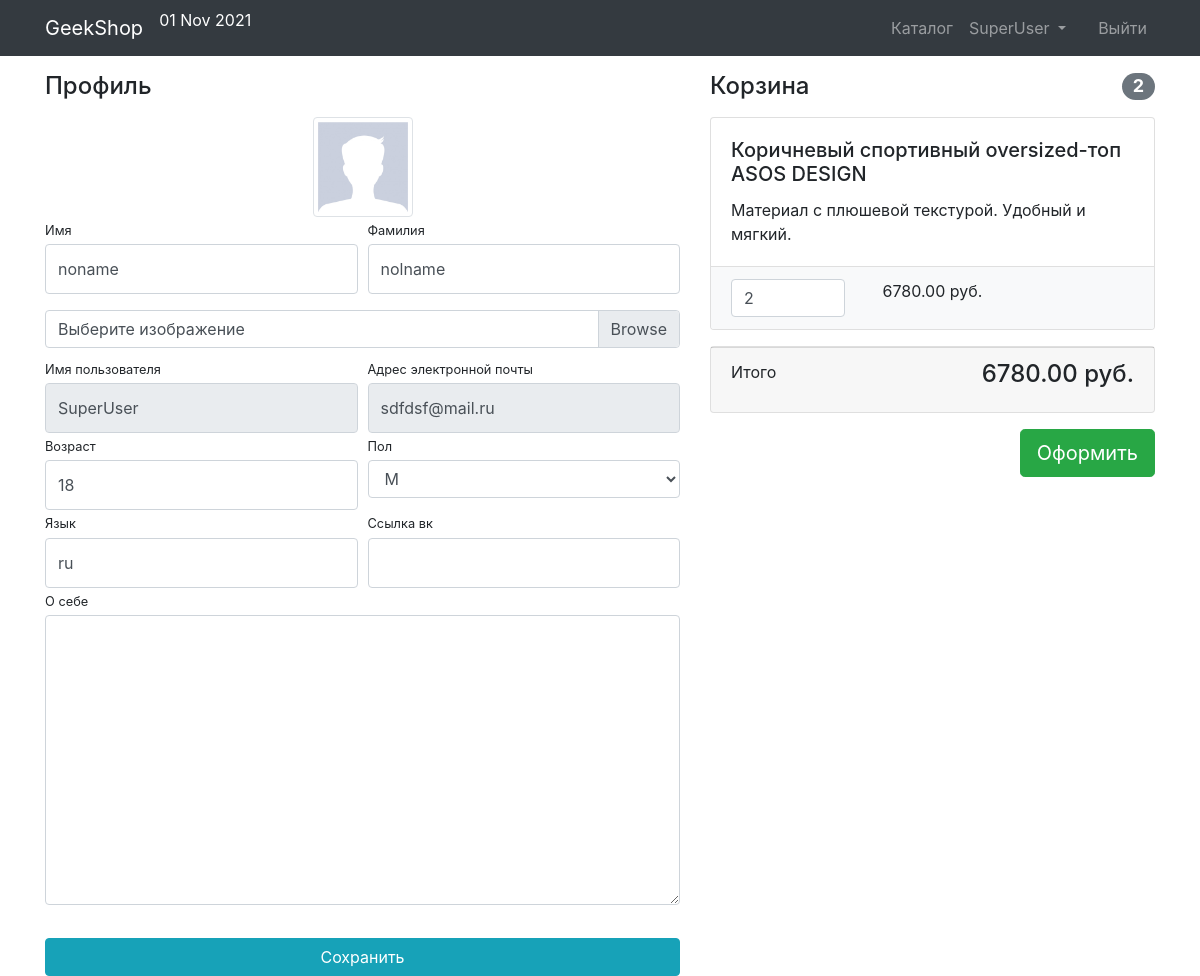
Before: /users/profile/ (signed in) with the older database file.
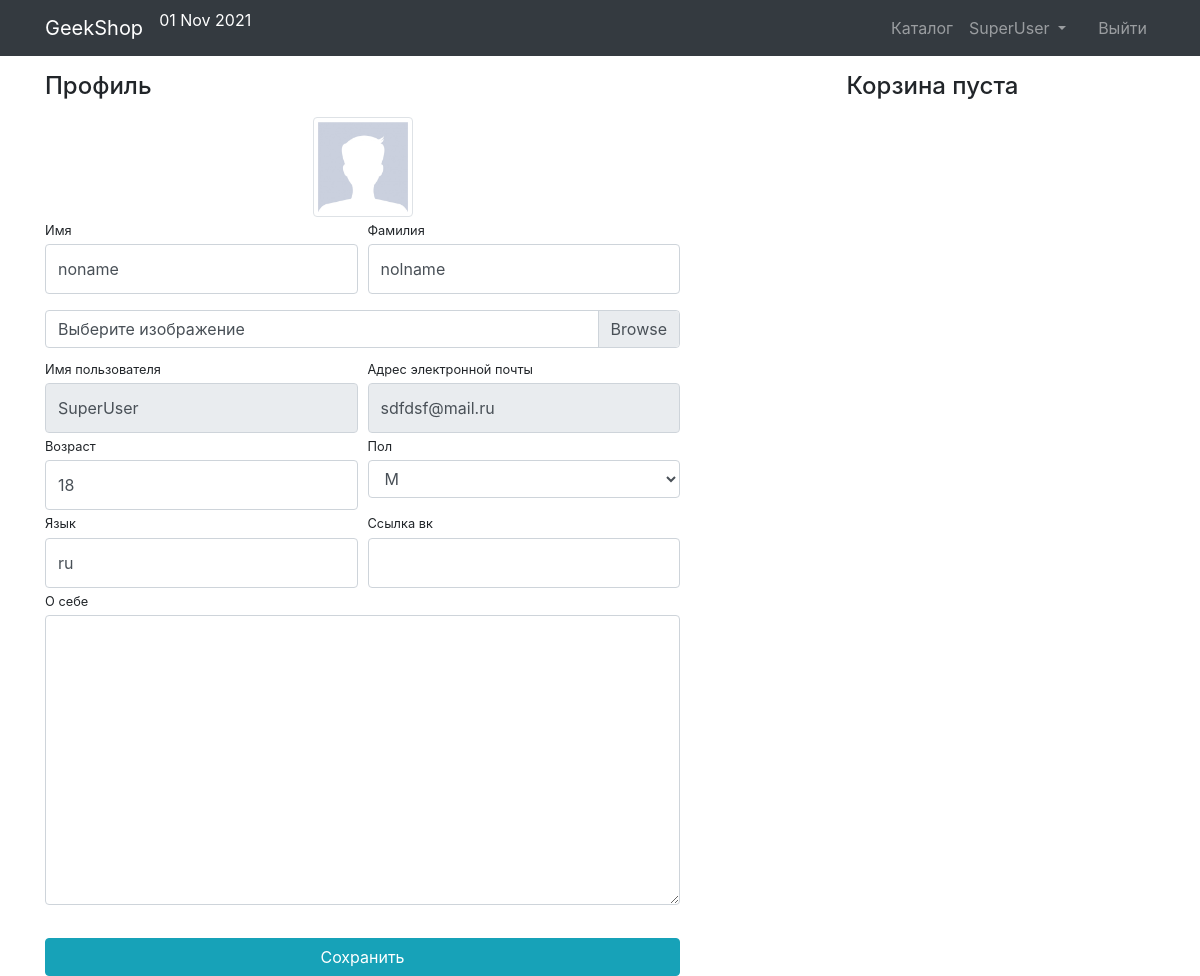
After: the same page with the newer database file.
### baskets/models.py (models this page shows, shortened)
class Basket(models.Model):
	user = models.ForeignKey(NormalUser, on_delete=models.CASCADE, related_name='basket')
	product = models.ForeignKey(Product, on_delete=models.CASCADE)
	quantity = models.PositiveIntegerField(default=0)
	created_at = models.TimeField(auto_now_add=True)
	updated_at = models.TimeField(auto_now=True)
	def sum(self):
		return self.product.price * self.quantity
	def general_quantity(self):
		baskets = self.get_items_cached
		return sum(basket.quantity for basket in baskets)
	def total_cost(self):
		baskets = self.get_items_cached
		return sum(basket.sum() for basket in baskets)
	@cached_property
	def get_items_cached(self):
		return self.user.basket.select_related()

### users/models.py (models this page shows, shortened)
class NormalUser(AbstractUser):
	image = models.ImageField(upload_to="users_images", blank=True)
	age = models.PositiveIntegerField(verbose_name="age", default=18)
	email = models.EmailField(verbose_name='email address', blank=True, unique=True)
	activation_key = models.CharField(max_length=128, blank=True)
	activation_key_expires = models.DateTimeField(auto_now_add=True, blank=True, null=True)

### products/models.py (models this page shows, shortened)
class Product(models.Model):
	name = models.CharField(max_length=65, unique=True)
	image = models.ImageField(upload_to="products_images", blank=True)
	description = models.TextField(blank=True)
	price = models.DecimalField(max_digits=8, decimal_places=2)
	quantity = models.PositiveIntegerField(default=0)
	category = models.ForeignKey(ProductCategory, on_delete=models.CASCADE)
	is_active = models.BooleanField(default=True, db_index=True)

### users/views.py (the view, shortened to what this page needs)
# urls.py: path("profile/", ProfileView.as_view(), name="profile"),
class ProfileView(UpdateView):
	model = NormalUser
	form_class = UserProfileForm
	template_name = "users/profile.html"
	success_url = reverse_lazy("users:profile")
	def get(self, request, *args, **kwargs):
		self.object = self.model.objects.get(pk=request.user.pk)
		context = self.get_context_data(**kwargs)
		second_profile_form = UserProfileEditForm(instance=request.user.userprofile)
		context["second_form"] = second_profile_form
		return render(request, self.template_name, context)
	def get_context_data(self, *, object_list=None, **kwargs):
		context = super(ProfileView, self).get_context_data(**kwargs)
		context["title"] = "GeekShop - профиль"
		return context
	def dispatch(self, request, *args, **kwargs):
		return super(ProfileView, self).dispatch(request, *args, **kwargs)

### users/forms.py
class UserProfileForm(UserChangeForm):
	username = forms.CharField(widget=forms.TextInput(attrs={"class": "form-control py-4", "readonly": True}))
	email = forms.EmailField(widget=forms.EmailInput(attrs={"class": "form-control py-4", "readonly": True}))
	first_name = forms.CharField(widget=forms.TextInput(attrs={"class": "form-control py-4", "placeholder": "Введите имя"}))
	last_name = forms.CharField(widget=forms.TextInput(attrs={"class": "form-control py-4", "placeholder": "Введите фамилию"}))
	image = forms.ImageField(widget=forms.FileInput(attrs={"class": "custom-file-input"}), required=False)
	age = forms.IntegerField(widget=forms.NumberInput(attrs={"class": "form-control py-4"}), required=False)
	class Meta:
		model = NormalUser
		fields = ("username", "email", "first_name", "last_name", "image", "age")

### products/context_processors.py (called while the page is built)
def basket(request):
	basket_list = []
	if request.user.is_authenticated:
		basket_list = Basket.objects.filter(user=request.user)
	return {"baskets": basket_list}

### users/templates/users/profile.html (shortened to what this page needs)
{% extends "products/base.html" %}
{% load static %}
{% block css %}
<link href="{% static 'css/profile.css' %}" rel="stylesheet">
{% endblock %}
{% block content %}
<div class="container">
    <div class="row">
        <div class="col-lg-7">
            <h4 class="mt-3 mb-3">Профиль</h4>
            <div class="col-lg-12 text-center">
                <img width="100" height="100"
                     src="{% if user.image %} {{ user.image.url }} {% else %} {% static 'vendor/img/users/default_avatar.jpg' %} {% endif %}"
                     class="img-thumbnail">
            </div>
            <form action="{% url 'users:profile' %}" method="POST" enctype="multipart/form-data">
                <div class="form-row">
                    <div class="col-lg-6">
                        <div class="form-group">
                            <label class="small mb-1" for="{{ form.first_name.id_for_label }}">Имя</label>
                            {{ form.first_name }}
                        </div>
                    </div>
                    <div class="col-lg-6">
                        <div class="form-group">
                            <label class="small mb-1" for="{{ form.last_name.id_for_label }}">Фамилия</label>
                            {{ form.last_name }}
                        </div>
                    </div>
                </div>
                <div class="form-row mb-2">
                    <div class="col-lg-12">
                        <div class="custom-file">
                            <label class="custom-file-label" for="{{ form.image.id_for_label }}">Выберите
                                изображение</label>
                        </div>
                    </div>
                </div>
                <div class="form-row">
                    <div class="col-lg-6">
                        <label class="small mb-1" for="{{ form.username.id_for_label }}">Имя пользователя</label>
                        {{ form.username }}
                    </div>
                    <div class="col-lg-6">
                        <label class="small mb-1" for="{{ form.email.id_for_label }}">Адрес электронной
                            почты</label>
                        {{ form.email }}
                    </div>
                </div>
                <div class="form-row">
                    <div class="col-lg-6">
                        <label class="small mb-1" for="{{ form.age.id_for_label }}">Возраст</label>
                        {{ form.age }}
                    </div>
                    <div class="col-lg-6">
                        <label class="small mb-1" for="{{ second_form.gender.id_for_label }}">Пол</label>
                        {{ second_form.gender }}
                    </div>
                </div>
                <div class="form-row">
                    <div class="col-lg-6">
                        <label class="small mb-1" for="{{ second_form.lang.id_for_label }}">Язык</label>
                        {{ second_form.lang }}
                    </div>
                    <div class="col-lg-6">
                        <label class="small mb-1" for="{{ second_form.vk_link.id_for_label }}">Ссылка вк</label>
                        {{ second_form.vk_link }}
                    </div>
                </div>
                <div class="form-row">
                    <div class="col-lg-12">
                        <label class="small mb-1" for="{{ second_form.about_me.id_for_label }}">О себе</label>
                        {{ second_form.about_me }}
                    </div>
                </div>
                <div class="form-row">
                    <div class="col-lg-12" style="margin-top: 33px;">
                        <input class="btn btn-info btn-block" type="submit" value="Сохранить">
                    </div>
                </div>
            </form>
        </div>
        <div class="col-lg-5">
            {% include 'baskets/basket.html' %}
        </div>
    </div>
</div>
{% endblock %}

### baskets/templates/baskets/basket.html (shortened to what this page needs)
<div class="basket_list">
    {% if baskets %}
    <h4 class="mt-3 mb-3 d-flex justify-content-between align-items-center mb-3">
        Корзина <span class="badge badge-secondary badge-pill">{{ baskets.0.general_quantity }}</span>
    </h4>
    <div class="card mb-3">
        {% for basket in baskets %}
        <div class="card-body">
            <h5 class="card-title">{{ basket.product.name }}</h5>
            <p class="card-text">{{ basket.product.description }}</p>
        </div>
        <ul class="list-group list-group-flush">
            <li class="list-group-item bg-light">
                <div class="row text-center">
                    <div class="col-lg-4">
                        <input name="{{ basket.id }}" type="number" class="form-control"
                               value="{{ basket.quantity }}" min="1">
                    </div>
                    <div class="col-lg-4">{{ basket.sum }} руб.</div>
                    <div class="col-lg-4">
                    </div>
                </div>
            </li>
        </ul>
        {% endfor %}
    </div>
    <div class="card mb-3">
        <div class="card-footer">
            <p class="float-left">Итого</p>
            <h4 class="float-right">{{ baskets.0.total_cost }} руб.</h4>
        </div>
    </div>
    <button type="button" class="btn btn-success btn-lg float-right">Оформить</button>
    {% else %}
    <h4 class="mt-3 mb-3 text-center">
        Корзина пуста
    </h4>
    {% endif %}
</div>

Changed rows visible on the page:
removed Basket: user+quantity "2", product.name "Коричневый спортивный oversized-топ ASOS DESIGN", product.description "Материал с плюшевой текстурой. Удобный и мягкий.", quantity "2", sum "6780.00", product+quantity "6780.00"
Other visible differences:
text no longer shown: "Корзина Итого руб. Оформить"
text now shown: "Корзина пуста"
